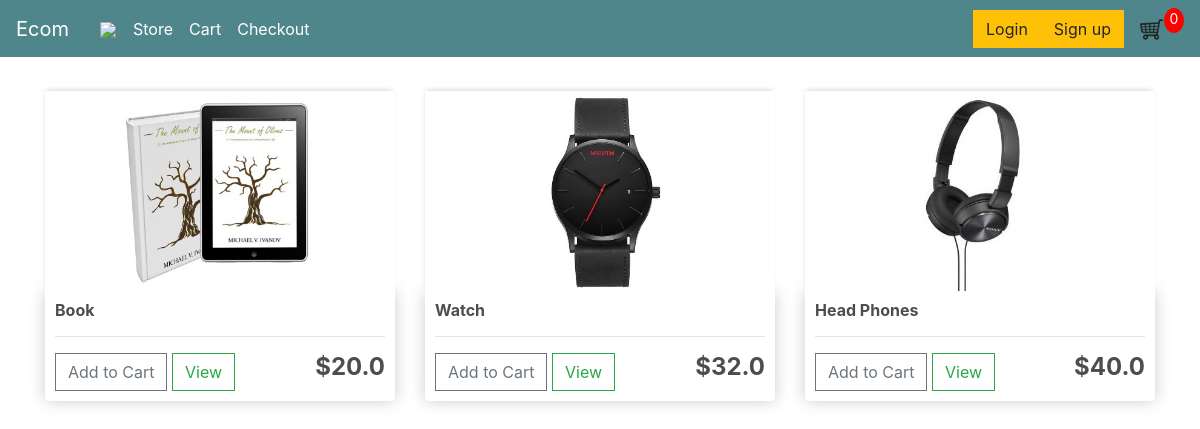
The page / on the database its author committed.
### store/models.py (models this page shows, shortened)
class Product(models.Model):
	name = models.CharField(max_length=200)
	price = models.FloatField()
	digital = models.BooleanField(default=False,null=True, blank=True)
	slug = models.SlugField()
	description = models.TextField()
	image = models.ImageField(null=True, blank=True)
	image1 = models.ImageField(null=True, blank=True)
	image2 = models.ImageField(null=True, blank=True)
	@property
	def imageURL(self):
		try:
			url = self.image.url
		except:
			url = ''
		return url

### store/views.py (the view)
# urls.py: path('', include('store.urls')),
def store(request):
	data = cartData(request)
	cartItems = data['cartItems']
	products = Product.objects.all()
	context = {'products':products, 'cartItems':cartItems}
	return render(request, 'store/store.html', context)

### store/utils.py (called while the page is built, shortened)
def cookieCart(request):
	try:
		cart = json.loads(request.COOKIES['cart'])
	except:
		cart = {}
		print('CART:', cart)
	items = []
	order = {'get_cart_total':0, 'get_cart_items':0, 'shipping':False}
	cartItems = order['get_cart_items']
	return {'cartItems':cartItems ,'order':order, 'items':items}

def cartData(request):
	if request.user.is_authenticated:
		try:
			customer = request.user.customer
		except ObjectDoesNotExist:
			Customer.objects.create(custumer=request.user)
		order, created = Order.objects.get_or_create(customer=customer, complete=False)
		items = order.orderitem_set.all()
		cartItems = order.get_cart_items
	else:
		cookieData = cookieCart(request)
		cartItems = cookieData['cartItems']
		order = cookieData['order']
		items = cookieData['items']
	return {'cartItems':cartItems ,'order':order, 'items':items}

### store/templates/store/store.html
{% extends 'store/main.html' %}
{% load static %}
{% block content %}
	<div class="row">
		{% for product in products %}
		<div class="col-lg-4">
			<img class="thumbnail" src="{{product.imageURL}}">
			<div class="box-element product">
				<h6><strong>{{product.name}}</strong></h6>
				<hr>
				<button data-product="{{product.id}}" data-action="add" class="btn btn-outline-secondary add-btn update-cart">Add to Cart</button>
				<a class="btn btn-outline-success" href="{% url 'product' product.id %}">View</a>
				<h4 style="display: inline-block; float: right"><strong>${{product.price}}</strong></h4>
			</div>
		</div>
		{% endfor %}
	</div>
{% endblock content %}

### static/css/main.css (style rules this page uses)
body { background-color: hsl(0, 0%, 100%); }
h1,h2,h3,h4,h5,h6 { color:hsl(0, 0%, 30%); }
.box-element { box-shadow:hsl(0, 0%, 80%) 0 0 16px; background-color: #fff; border-radius: 4px; padding: 10px; }
.thumbnail { width: 100%; height: 200px; -webkit-box-shadow: -1px -3px 5px -2px rgba(214,214,214,1); -moz-box-shadow: -1px -3px 5px -2px rgba(214,214,214,1); box-shadow: -1px -3px 5px -2px rgba(214,214,214,1); }
.product { border-radius: 0 0 4px 4px; }
.col-lg-4, .col-lg-6, .col-lg-8, .col-lg-12 { margin-top: 10px; }
.btn { border-radius: 0; }

### rows shown on the page
Product: imageURL (picture), name "Book", price "20.0"
Product: imageURL (picture), name "Watch", price "32.0"
Product: imageURL (picture), name "Head Phones", price "40.0"

### other values the page prints
{{ cartItems }} "0"
